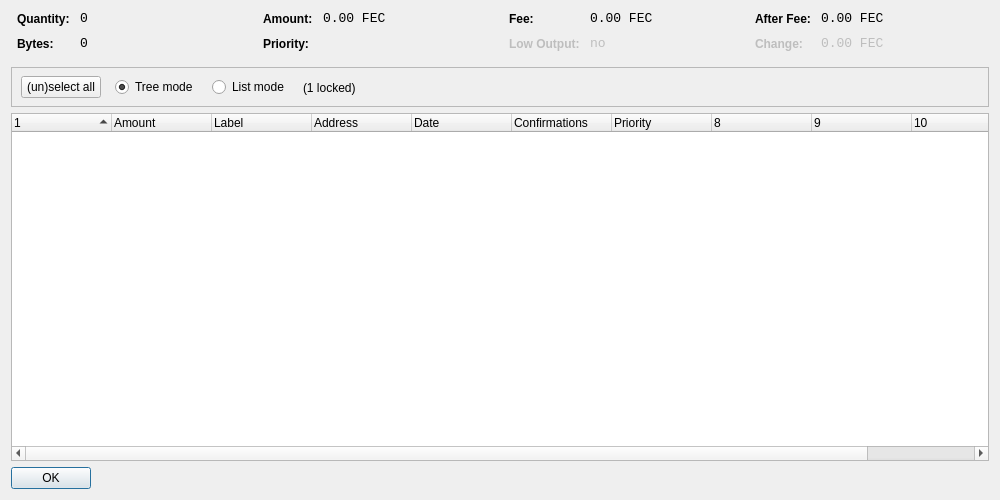
<?xml version="1.0" encoding="UTF-8"?>
<ui version="4.0">
 <class>CoinControlDialog</class>
 <widget class="QDialog" name="CoinControlDialog">
  <property name="geometry">
   <rect>
    <x>0</x>
    <y>0</y>
    <width>1000</width>
    <height>500</height>
   </rect>
  </property>
  <property name="windowTitle">
   <string>Coin Control</string>
  </property>
  <layout class="QVBoxLayout" name="verticalLayout">
   <item>
    <layout class="QHBoxLayout" name="horizontalLayoutTop" stretch="0,0,0,0">
     <property name="topMargin">
      <number>0</number>
     </property>
     <property name="bottomMargin">
      <number>10</number>
     </property>
     <item>
      <layout class="QFormLayout" name="formLayoutCoinControl1">
       <property name="horizontalSpacing">
        <number>10</number>
       </property>
       <property name="verticalSpacing">
        <number>10</number>
       </property>
       <property name="leftMargin">
        <number>6</number>
       </property>
       <property name="rightMargin">
        <number>6</number>
       </property>
       <item row="0" column="0">
        <widget class="QLabel" name="labelCoinControlQuantityText">
         <property name="styleSheet">
          <string notr="true">font-weight:bold;</string>
         </property>
         <property name="text">
          <string>Quantity:</string>
         </property>
        </widget>
       </item>
       <item row="0" column="1">
        <widget class="QLabel" name="labelCoinControlQuantity">
         <property name="font">
          <font>
           <family>Monospace</family>
           <pointsize>10</pointsize>
          </font>
         </property>
         <property name="cursor">
          <cursorShape>IBeamCursor</cursorShape>
         </property>
         <property name="contextMenuPolicy">
          <enum>Qt::ActionsContextMenu</enum>
         </property>
         <property name="text">
          <string notr="true">0</string>
         </property>
         <property name="textInteractionFlags">
          <set>Qt::LinksAccessibleByMouse|Qt::TextSelectableByKeyboard|Qt::TextSelectableByMouse</set>
         </property>
        </widget>
       </item>
       <item row="1" column="0">
        <widget class="QLabel" name="labelCoinControlBytesText">
         <property name="styleSheet">
          <string notr="true">font-weight:bold;</string>
         </property>
         <property name="text">
          <string>Bytes:</string>
         </property>
        </widget>
       </item>
       <item row="1" column="1">
        <widget class="QLabel" name="labelCoinControlBytes">
         <property name="font">
          <font>
           <family>Monospace</family>
           <pointsize>10</pointsize>
          </font>
         </property>
         <property name="cursor">
          <cursorShape>IBeamCursor</cursorShape>
         </property>
         <property name="contextMenuPolicy">
          <enum>Qt::ActionsContextMenu</enum>
         </property>
         <property name="text">
          <string notr="true">0</string>
         </property>
         <property name="textInteractionFlags">
          <set>Qt::LinksAccessibleByMouse|Qt::TextSelectableByKeyboard|Qt::TextSelectableByMouse</set>
         </property>
        </widget>
       </item>
      </layout>
     </item>
     <item>
      <layout class="QFormLayout" name="formLayoutCoinControl2">
       <property name="horizontalSpacing">
        <number>10</number>
       </property>
       <property name="verticalSpacing">
        <number>10</number>
       </property>
       <property name="leftMargin">
        <number>6</number>
       </property>
       <property name="rightMargin">
        <number>6</number>
       </property>
       <item row="0" column="0">
        <widget class="QLabel" name="labelCoinControlAmountText">
         <property name="styleSheet">
          <string notr="true">font-weight:bold;</string>
         </property>
         <property name="text">
          <string>Amount:</string>
         </property>
        </widget>
       </item>
       <item row="0" column="1">
        <widget class="QLabel" name="labelCoinControlAmount">
         <property name="font">
          <font>
           <family>Monospace</family>
           <pointsize>10</pointsize>
          </font>
         </property>
         <property name="cursor">
          <cursorShape>IBeamCursor</cursorShape>
         </property>
         <property name="contextMenuPolicy">
          <enum>Qt::ActionsContextMenu</enum>
         </property>
         <property name="text">
          <string notr="true">0.00 FEC</string>
         </property>
         <property name="textInteractionFlags">
          <set>Qt::LinksAccessibleByMouse|Qt::TextSelectableByKeyboard|Qt::TextSelectableByMouse</set>
         </property>
        </widget>
       </item>
       <item row="1" column="0">
        <widget class="QLabel" name="labelCoinControlPriorityText">
         <property name="styleSheet">
          <string notr="true">font-weight:bold;</string>
         </property>
         <property name="text">
          <string>Priority:</string>
         </property>
        </widget>
       </item>
       <item row="1" column="1">
        <widget class="QLabel" name="labelCoinControlPriority">
         <property name="font">
          <font>
           <family>Monospace</family>
           <pointsize>10</pointsize>
          </font>
         </property>
         <property name="cursor">
          <cursorShape>IBeamCursor</cursorShape>
         </property>
         <property name="contextMenuPolicy">
          <enum>Qt::ActionsContextMenu</enum>
         </property>
         <property name="text">
          <string/>
         </property>
         <property name="textInteractionFlags">
          <set>Qt::LinksAccessibleByMouse|Qt::TextSelectableByKeyboard|Qt::TextSelectableByMouse</set>
         </property>
        </widget>
       </item>
      </layout>
     </item>
     <item>
      <layout class="QFormLayout" name="formLayoutCoinControl3">
       <property name="horizontalSpacing">
        <number>10</number>
       </property>
       <property name="verticalSpacing">
        <number>10</number>
       </property>
       <property name="leftMargin">
        <number>6</number>
       </property>
       <property name="rightMargin">
        <number>6</number>
       </property>
       <item row="0" column="0">
        <widget class="QLabel" name="labelCoinControlFeeText">
         <property name="styleSheet">
          <string notr="true">font-weight:bold;</string>
         </property>
         <property name="text">
          <string>Fee:</string>
         </property>
        </widget>
       </item>
       <item row="0" column="1">
        <widget class="QLabel" name="labelCoinControlFee">
         <property name="font">
          <font>
           <family>Monospace</family>
           <pointsize>10</pointsize>
          </font>
         </property>
         <property name="cursor">
          <cursorShape>IBeamCursor</cursorShape>
         </property>
         <property name="contextMenuPolicy">
          <enum>Qt::ActionsContextMenu</enum>
         </property>
         <property name="text">
          <string notr="true">0.00 FEC</string>
         </property>
         <property name="textInteractionFlags">
          <set>Qt::LinksAccessibleByMouse|Qt::TextSelectableByKeyboard|Qt::TextSelectableByMouse</set>
         </property>
        </widget>
       </item>
       <item row="1" column="0">
        <widget class="QLabel" name="labelCoinControlLowOutputText">
         <property name="enabled">
          <bool>false</bool>
         </property>
         <property name="styleSheet">
          <string notr="true">font-weight:bold;</string>
         </property>
         <property name="text">
          <string>Low Output:</string>
         </property>
        </widget>
       </item>
       <item row="1" column="1">
        <widget class="QLabel" name="labelCoinControlLowOutput">
         <property name="enabled">
          <bool>false</bool>
         </property>
         <property name="font">
          <font>
           <family>Monospace</family>
           <pointsize>10</pointsize>
          </font>
         </property>
         <property name="cursor">
          <cursorShape>IBeamCursor</cursorShape>
         </property>
         <property name="contextMenuPolicy">
          <enum>Qt::ActionsContextMenu</enum>
         </property>
         <property name="text">
          <string>no</string>
         </property>
         <property name="textInteractionFlags">
          <set>Qt::LinksAccessibleByMouse|Qt::TextSelectableByKeyboard|Qt::TextSelectableByMouse</set>
         </property>
        </widget>
       </item>
      </layout>
     </item>
     <item>
      <layout class="QFormLayout" name="formLayoutCoinControl4">
       <property name="horizontalSpacing">
        <number>10</number>
       </property>
       <property name="verticalSpacing">
        <number>10</number>
       </property>
       <property name="leftMargin">
        <number>6</number>
       </property>
       <property name="rightMargin">
        <number>6</number>
       </property>
       <item row="0" column="0">
        <widget class="QLabel" name="labelCoinControlAfterFeeText">
         <property name="styleSheet">
          <string notr="true">font-weight:bold;</string>
         </property>
         <property name="text">
          <string>After Fee:</string>
         </property>
        </widget>
       </item>
       <item row="0" column="1">
        <widget class="QLabel" name="labelCoinControlAfterFee">
         <property name="font">
          <font>
           <family>Monospace</family>
           <pointsize>10</pointsize>
          </font>
         </property>
         <property name="cursor">
          <cursorShape>IBeamCursor</cursorShape>
         </property>
         <property name="contextMenuPolicy">
          <enum>Qt::ActionsContextMenu</enum>
         </property>
         <property name="text">
          <string notr="true">0.00 FEC</string>
         </property>
         <property name="textInteractionFlags">
          <set>Qt::LinksAccessibleByMouse|Qt::TextSelectableByKeyboard|Qt::TextSelectableByMouse</set>
         </property>
        </widget>
       </item>
       <item row="1" column="0">
        <widget class="QLabel" name="labelCoinControlChangeText">
         <property name="enabled">
          <bool>false</bool>
         </property>
         <property name="styleSheet">
          <string notr="true">font-weight:bold;</string>
         </property>
         <property name="text">
          <string>Change:</string>
         </property>
        </widget>
       </item>
       <item row="1" column="1">
        <widget class="QLabel" name="labelCoinControlChange">
         <property name="enabled">
          <bool>false</bool>
         </property>
         <property name="font">
          <font>
           <family>Monospace</family>
           <pointsize>10</pointsize>
          </font>
         </property>
         <property name="cursor">
          <cursorShape>IBeamCursor</cursorShape>
         </property>
         <property name="contextMenuPolicy">
          <enum>Qt::ActionsContextMenu</enum>
         </property>
         <property name="text">
          <string notr="true">0.00 FEC</string>
         </property>
         <property name="textInteractionFlags">
          <set>Qt::LinksAccessibleByMouse|Qt::TextSelectableByKeyboard|Qt::TextSelectableByMouse</set>
         </property>
        </widget>
       </item>
      </layout>
     </item>
    </layout>
   </item>
   <item>
    <widget class="QFrame" name="frame">
     <property name="minimumSize">
      <size>
       <width>0</width>
       <height>40</height>
      </size>
     </property>
     <property name="frameShape">
      <enum>QFrame::StyledPanel</enum>
     </property>
     <property name="frameShadow">
      <enum>QFrame::Sunken</enum>
     </property>
     <widget class="QWidget" name="horizontalLayoutWidget">
      <property name="geometry">
       <rect>
        <x>10</x>
        <y>0</y>
        <width>781</width>
        <height>41</height>
       </rect>
      </property>
      <layout class="QHBoxLayout" name="horizontalLayoutPanel" stretch="0,0,0,0,0">
       <property name="spacing">
        <number>14</number>
       </property>
       <item>
        <widget class="QPushButton" name="pushButtonSelectAll">
         <property name="sizePolicy">
          <sizepolicy hsizetype="Maximum" vsizetype="Fixed">
           <horstretch>0</horstretch>
           <verstretch>0</verstretch>
          </sizepolicy>
         </property>
         <property name="text">
          <string>(un)select all</string>
         </property>
        </widget>
       </item>
       <item>
        <widget class="QRadioButton" name="radioTreeMode">
         <property name="sizePolicy">
          <sizepolicy hsizetype="Maximum" vsizetype="Fixed">
           <horstretch>0</horstretch>
           <verstretch>0</verstretch>
          </sizepolicy>
         </property>
         <property name="text">
          <string>Tree mode</string>
         </property>
         <property name="checked">
          <bool>true</bool>
         </property>
        </widget>
       </item>
       <item>
        <widget class="QRadioButton" name="radioListMode">
         <property name="sizePolicy">
          <sizepolicy hsizetype="Maximum" vsizetype="Fixed">
           <horstretch>0</horstretch>
           <verstretch>0</verstretch>
          </sizepolicy>
         </property>
         <property name="text">
          <string>List mode</string>
         </property>
        </widget>
       </item>
       <item>
        <widget class="QLabel" name="labelLocked">
         <property name="text">
          <string>(1 locked)</string>
         </property>
        </widget>
       </item>
       <item>
        <spacer name="horizontalSpacer">
         <property name="orientation">
          <enum>Qt::Horizontal</enum>
         </property>
         <property name="sizeHint" stdset="0">
          <size>
           <width>40</width>
           <height>20</height>
          </size>
         </property>
        </spacer>
       </item>
      </layout>
     </widget>
    </widget>
   </item>
   <item>
    <widget class="CoinControlTreeWidget" name="treeWidget">
     <property name="contextMenuPolicy">
      <enum>Qt::CustomContextMenu</enum>
     </property>
     <property name="sortingEnabled">
      <bool>false</bool>
     </property>
     <property name="columnCount">
      <number>11</number>
     </property>
     <attribute name="headerShowSortIndicator" stdset="0">
      <bool>true</bool>
     </attribute>
     <attribute name="headerStretchLastSection">
      <bool>false</bool>
     </attribute>
     <column>
      <property name="text">
       <string/>
      </property>
     </column>
     <column>
      <property name="text">
       <string>Amount</string>
      </property>
     </column>
     <column>
      <property name="text">
       <string>Label</string>
      </property>
     </column>
     <column>
      <property name="text">
       <string>Address</string>
      </property>
     </column>
     <column>
      <property name="text">
       <string>Date</string>
      </property>
     </column>
     <column>
      <property name="text">
       <string>Confirmations</string>
      </property>
      <property name="toolTip">
       <string>Confirmed</string>
      </property>
     </column>
     <column>
      <property name="text">
       <string>Priority</string>
      </property>
     </column>
     <column>
      <property name="text">
       <string/>
      </property>
     </column>
     <column>
      <property name="text">
       <string/>
      </property>
     </column>
     <column>
      <property name="text">
       <string/>
      </property>
     </column>
     <column>
      <property name="text">
       <string/>
      </property>
     </column>
    </widget>
   </item>
   <item>
    <widget class="QDialogButtonBox" name="buttonBox">
     <property name="sizePolicy">
      <sizepolicy hsizetype="Maximum" vsizetype="Fixed">
       <horstretch>0</horstretch>
       <verstretch>0</verstretch>
      </sizepolicy>
     </property>
     <property name="orientation">
      <enum>Qt::Horizontal</enum>
     </property>
     <property name="standardButtons">
      <set>QDialogButtonBox::Ok</set>
     </property>
    </widget>
   </item>
  </layout>
 </widget>
 <customwidgets>
  <customwidget>
   <class>CoinControlTreeWidget</class>
   <extends>QTreeWidget</extends>
   <header>coincontroltreewidget.h</header>
  </customwidget>
 </customwidgets>
 <resources/>
 <connections/>
</ui>
